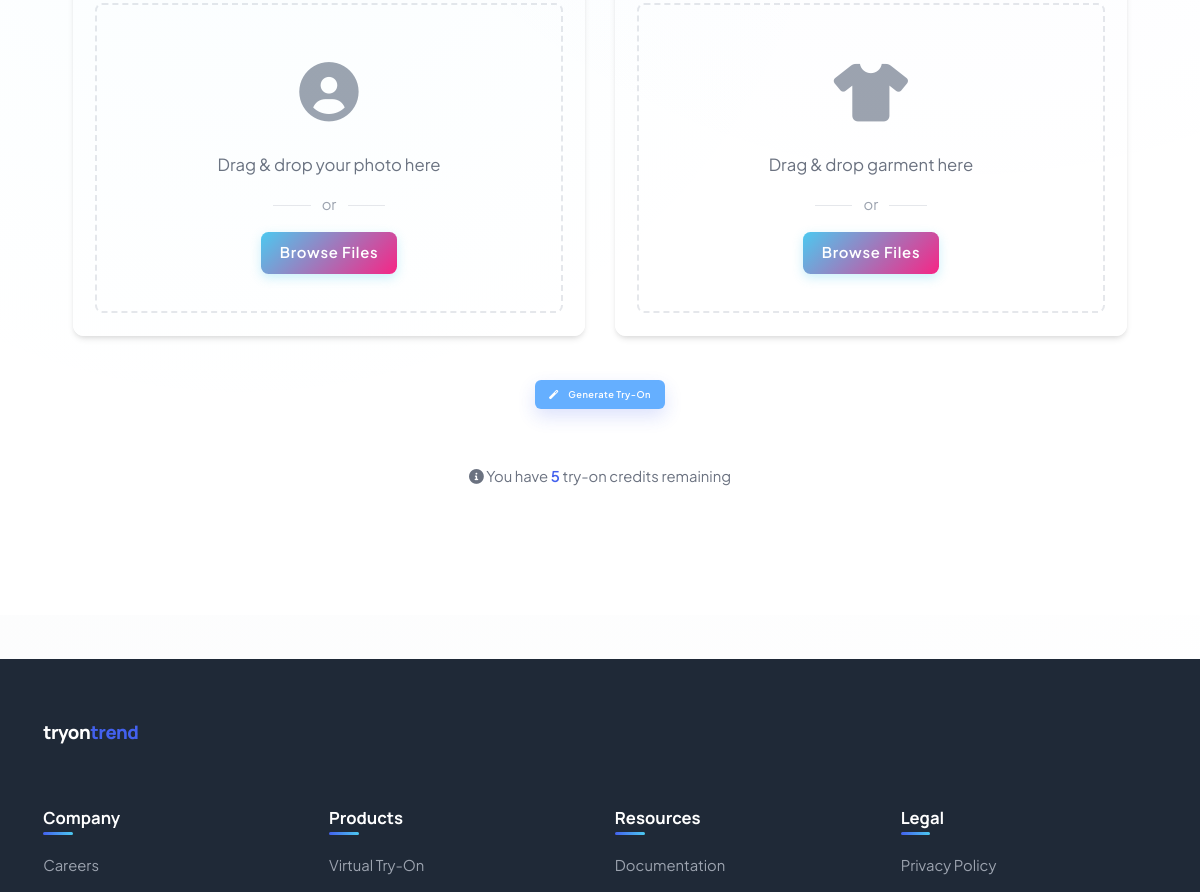
The app's page /try-on-kling (signed in, middle part), older data.
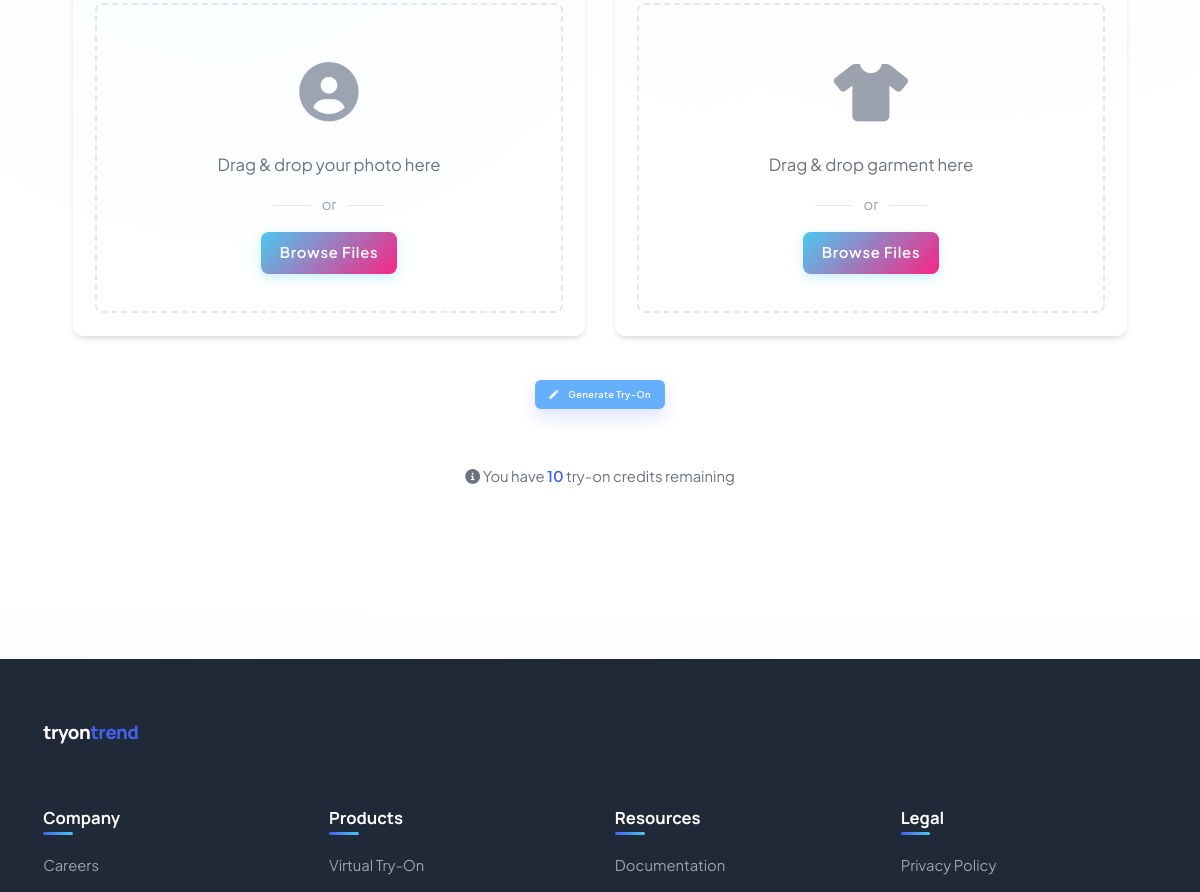
The same page, newer data.
### app_fash.py (models this page shows, shortened)
class User(UserMixin, db.Model):
    id = db.Column(db.Integer, primary_key=True)
    username = db.Column(db.String(50), unique=True, nullable=False)
    email = db.Column(db.String(100), unique=True, nullable=False)
    password_hash = db.Column(db.String(128), nullable=True)  # Nullable for OAuth users
    profile_image = db.Column(db.String(200))
    is_admin = db.Column(db.Boolean, default=False)
    is_active = db.Column(db.Boolean, default=True)
    created_at = db.Column(db.DateTime, default=datetime.utcnow)
    last_login = db.Column(db.DateTime)
    credits = db.Column(db.Integer, default=5)
    auth_provider = db.Column(db.String(20), default='local')  # 'local', 'google', etc.
    oauth_id = db.Column(db.String(100))  # OAuth provider ID
    orders = db.relationship('Order', backref='customer', lazy=True)

### app_fash.py (the view)
@app.route('/try-on-kling', methods=['GET'])
def try_on_kling_generic():
    has_credits = False
    if current_user.is_authenticated and current_user.is_active:
        has_credits = current_user.credits > 0
    return render_template('tryon_kling.html', product=None, has_credits=has_credits)

### app_fash.py (called while the page is built)
@app.before_request
def check_database_initialized():
    global db_initialized
    if not db_initialized:
        ensure_database()
        db_initialized = True

@login_manager.user_loader
def load_user(user_id):
    return User.query.get(int(user_id))

### templates/tryon_kling.html (shortened to what this page needs)
{% extends "base.html" %}
{% block additional_head %}
<link href="https://cdnjs.cloudflare.com/ajax/libs/cropperjs/1.5.12/cropper.min.css" rel="stylesheet">
{% endblock %}
{% block content %}
<section id="try-on-section" class="try-on-process">
    <div class="container">
        <div class="upload-section">
            <div class="upload-cards">
                <div class="upload-card">
                    <div class="upload-area" id="personUploadArea">
                        <div class="upload-icon">
                            <i class="fas fa-user-circle"></i>
                        </div>
                        <p>Drag & drop your photo here</p>
                        <span class="or">or</span>
                        <button class="btn btn-secondary" id="personBrowseBtn">Browse Files</button>
                    </div>
                </div>
                <div class="upload-card">
                    {% if product %}
                    <div id="selectedGarmentContainer" class="preview-container">
                        <div class="preview-actions">
                            <button id="garmentRemoveBtn" class="action-btn remove-btn"><i class="fas fa-trash"></i> Remove</button>
                        </div>
                        <div id="garmentPreview" class="image-preview">
                            <img src="{{ url_for('static', filename='images/' + product.image_path) }}" alt="{{ product.name }}">
                        </div>
                        <input type="hidden" id="productId" value="{{ product.id }}">
                    </div>
                    <div class="upload-area" id="garmentUploadArea" style="display: none;">
                        <div class="upload-icon">
                            <i class="fas fa-tshirt"></i>
                        </div>
                        <p>Drag & drop garment here</p>
                        <span class="or">or</span>
                        <button class="btn btn-secondary" id="garmentBrowseBtn">Browse Files</button>
                        <input type="file" id="garmentImageInput" accept="image/*" style="display: none;">
                    </div>
                    {% else %}
                    <div class="upload-area" id="garmentUploadArea">
                        <div class="upload-icon">
                            <i class="fas fa-tshirt"></i>
                        </div>
                        <p>Drag & drop garment here</p>
                        <span class="or">or</span>
                        <button class="btn btn-secondary" id="garmentBrowseBtn">Browse Files</button>
                    </div>
                    {% endif %}
                </div>
            </div>
            <div class="generate-section">
                <button id="generateBtn" class="btn btn-primary btn-large" disabled>
                    <i class="fas fa-magic"></i> Generate Try-On
                </button>
                <p id="statusMessage" class="status-message"></p>
                <div class="free-trial-info">
                    {% if current_user.is_authenticated %}
                        <p><i class="fas fa-info-circle"></i> You have <span class="highlight">{{ current_user.credits }}</span> try-on credits remaining</p>
                    {% else %}
                        <p><i class="fas fa-info-circle"></i> <a href="{{ url_for('login') }}">Log in</a> or <a href="{{ url_for('register') }}">sign up</a> to get 3 free try-ons</p>
                    {% endif %}
                </div>
            </div>
        </div>
    </div>
</section>
{% endblock %}

Row changes from the older to the newer data that the page shows:
changed User: credits "5" → "10"
